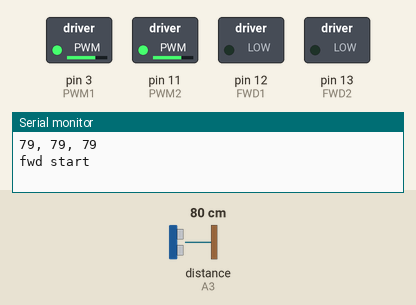
Bench run of a sketch on a simulated Arduino Uno, built with avr-gcc and run on an emulated ATmega328P. On the bench: switched loads named in the sketch (green lamp = pin HIGH), the last lines printed to the serial monitor. Wiring (inferred from the names in the program): ultrasonic range finder: trigger A2; echo A3. Dashed ring = blinking. Inputs (shaded band) come from the test bench; at power-on: distance to the obstacle (sensor on A3) 80 cm. The echo pulse lasts 58.3 µs per cm; pins used as bus, display or sensor lines are not drawn.

Above: at 1.2 s.
1.3 s: distance to the obstacle (sensor on A3) set to 2 cm
At 2.01 s:
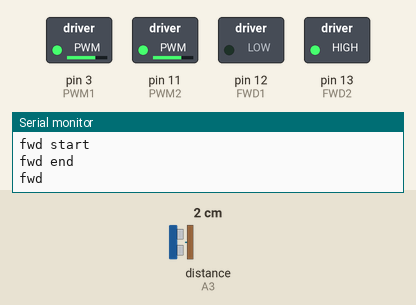
4.4 s: distance to the obstacle (sensor on A3) set to 35 cm
At 4.52 s:
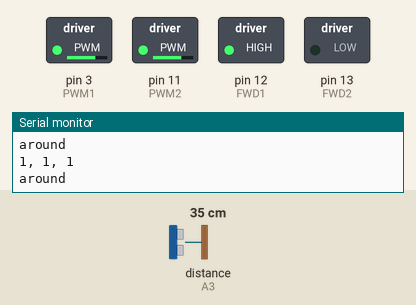
7.5 s: distance to the obstacle (sensor on A3) set to 4 cm
Timing chart, 0 to 16.6 s (numbered marks = the images above; inputs shaded):
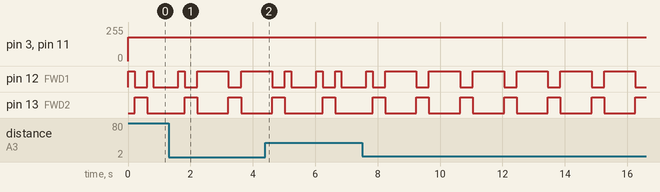

The sketch:

autotron_uno.ino
```cpp
// jednostavan program za autonomno upravljanje kolicima povratnom vezom preko ultrazvučnog senzora udaljenosti

// hardver:
// arduino uno: http://www.diykits.eu/shophr/products/p_A000066 !!! ili bilo koja druga kompatibilna pločica !!!
// arduino motor shield: http://www.diykits.eu/shophr/products/p_A000079
// HC-SR04 ultrazvučni senzor: http://www.diykits.eu/shophr/products/p_10204
// robotska kolica: http://www.diykits.eu/shophr/products/robot-drone/p_10406

// upravljanje H mostovima integriranim u čipu L298P
// H most koristi 3 pina - 2 logička određuju režim rada motora, a 3. pwm određuje brzinu vrtnje
// arduino motor shield sređuje logiku rada motora tako da pinovi režima rada motora nisu direktno dostupni
// dostupan je jedan pin (FWD) čije stanje određuje smjer vrtnje motora
// PWM implementiran na arduino platformi radi na frekvenciji 500Hz
// unutar čujnog područja je, i u određenim prilikama unutar DC motora, moguće je čuti ton kojeg stvaraju vibrirajuće žice
// na pinove PWM zapisuje se 8-bitni broj u rasponu 0-255 koji označava postotak propusnosti PWM ciklusa (255~100%)

// Tomislav Mamić za MIKROTRON d.o.o. 16.2.2016.

// port map
#define FWD1 12
#define PWM1 3
#define FWD2 13
#define PWM2 11
#define MARCO A2
#define POLO A3

// zapisane vrijednosti i reference - reference se ne koriste ali su potrebne za naprednije upravljanje
int M1ref;
int M1refTarget;
int M2ref;
int M2refTarget;
boolean M1fwd;
boolean M1fwdTarget;
boolean M2fwd;
boolean M2fwdTarget;

void updateMotors(){

  // zapisivanje zakona upravljanja na L298P

  if(M1fwd){
    digitalWrite(FWD1,HIGH);
  }else{
    digitalWrite(FWD1,LOW);
  }
  analogWrite(PWM1,M1ref);
  if(M2fwd){
    digitalWrite(FWD2,HIGH);
  }else{
    digitalWrite(FWD2,LOW);
  }
  analogWrite(PWM2,M2ref);

}

int USrangeLocking(){

  // sonar funkcija, pulseIn je locking funkcija s timeoutom u mikrosekundama

  digitalWrite(MARCO,LOW);
  delayMicroseconds(2);
  digitalWrite(MARCO,HIGH);
  delayMicroseconds(10);
  digitalWrite(MARCO,LOW);
  return pulseIn(POLO,HIGH,100000)/2/29.1;

}

void turn(boolean side, int pwm, int ms){

  // skretanje brzinom pwm u trajanju ms

  M1ref=pwm;
  M2ref=pwm;
  M1fwd=side;
  M2fwd=!side;
  updateMotors();
  delay(ms);
  M1ref=0;
  M2ref=0;
  updateMotors();

}

int look(boolean side){

  // traženje prepreke lijevo-desno

  turn(side, 180, 200);
  int ret=USrangeLocking();
  turn(!side, 180, 200);
  return ret;
}

void drive(boolean fwd, int pwm, int ms){

  // vožnja naprijed-natrag brzinom pwm trajanja ms

  M1fwd=!fwd;
  M2fwd=!fwd;
  M1ref=pwm;
  M2ref=pwm;
  Serial.println("fwd start");
  updateMotors();
  delay(ms);
  M1ref=0;
  M2ref=0;
  updateMotors();
  Serial.println("fwd end");

}

void setup() {

  // IO
  pinMode(FWD1,OUTPUT);
  pinMode(FWD2,OUTPUT);
  pinMode(PWM1,OUTPUT);
  pinMode(PWM2,OUTPUT);
  pinMode(MARCO,OUTPUT);
  pinMode(POLO,INPUT);

  // init serial
  Serial.begin(9600);

  // init motors
  M1ref=0;
  M2ref=0;
  M1fwd=LOW;
  M2fwd=LOW;

}

void loop() {

  int range=USrangeLocking();                                                  // pogledaj ispred sebe
  int rleft=look(true);                                                        // pogledaj malo ulijevo
  int rright=look(false);                                                      // pogledaj malo udesno

  Serial.println(String(range)+", "+String(rleft)+", "+String(rright));

  if (range>30&&rleft>30&&rright>30){                                          // ako ima barem 30cm prostora ispred, vozi malo naprijed
    drive(1,180,800);
    Serial.println("fwd");
  }else if(rleft>30){                                                          // ako ne možeš naprijed, ali lijevo ima mjesta, okreni se malo ulijevo
    turn(true, 180,300);
    Serial.println("left");
  }else if(rright>30){                                                         // ako ne možeš ni naprijed ni lijevo, ali desno ima mjesta, okreni se malo udesno
    turn(false, 180, 300);
    Serial.println("right");
  }else{                                                                       // ako ne možeš nikud, okreni se skroz
    turn(true, 180, 600);
    Serial.println("around");
  }

}
```

Measured:
- by itself, pin 12 (FWD1): repeats every 1.4 s: LOW 0.40 s, HIGH 1.0 s
- by itself, pin 13 (FWD2): alternates HIGH for 0.40 s and LOW for 1.0 s
